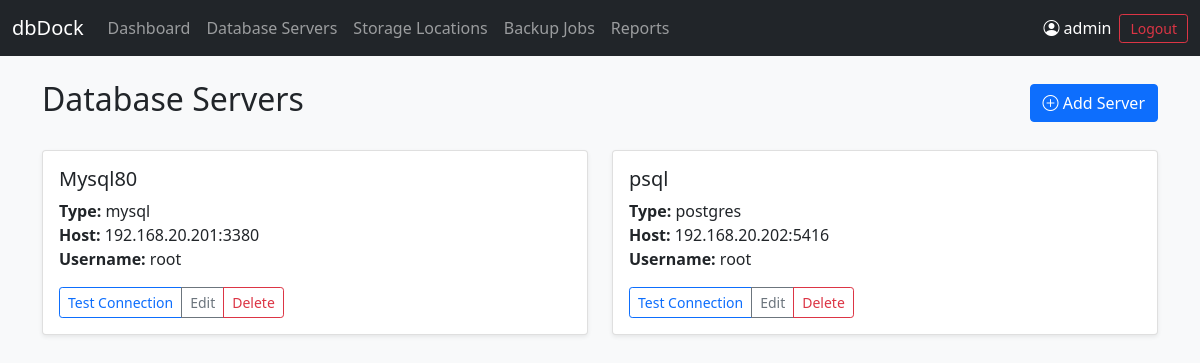
The app's page /database_servers (signed in), older data.
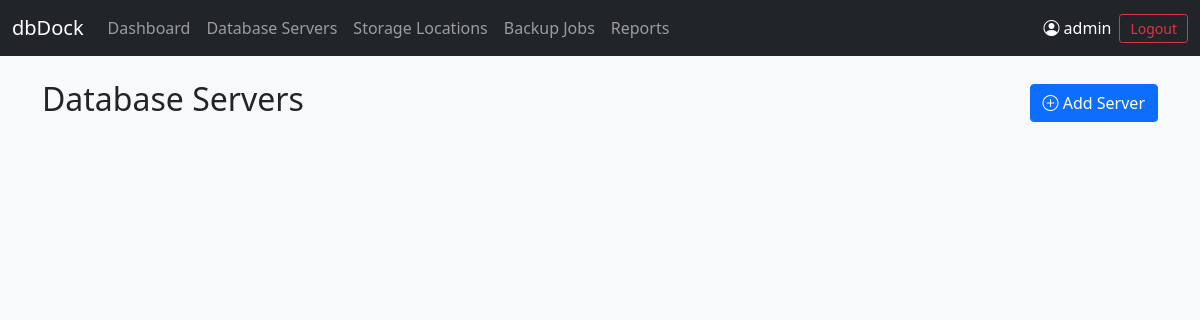
The same page, newer data.
### models.py (models this page shows, shortened)
class DatabaseServer(db.Model):
    id = db.Column(db.Integer, primary_key=True)
    name = db.Column(db.String(100), nullable=False)
    type = db.Column(db.Enum(DatabaseType), nullable=False)
    host = db.Column(db.String(200), nullable=False)
    port = db.Column(db.Integer, nullable=False)
    username = db.Column(db.String(100), nullable=False)
    password = db.Column(db.String(200), nullable=False)
    created_at = db.Column(db.DateTime, default=datetime.utcnow)
    is_active = db.Column(db.Boolean, default=True)

### app.py (the view, shortened to what this page needs)
@app.route('/database_servers', methods=['GET', 'POST'])
def database_servers():
    servers = DatabaseServer.query.all()
    return render_template('database_servers.html', servers=servers)

### app.py (called while the page is built)
@app.before_request
def require_login():
    allowed_routes = ['login', 'static', 'health_check']
    if 'user' not in session and request.endpoint not in allowed_routes:
        return redirect(url_for('login'))

### templates/database_servers.html (shortened to what this page needs)
{% extends "base.html" %}
{% block content %}
<div class="d-flex justify-content-between align-items-center mb-4">
    <h2>Database Servers</h2>
    <button class="btn btn-primary" data-bs-toggle="modal" data-bs-target="#addServerModal">
        <i class="bi bi-plus-circle"></i> Add Server
    </button>
</div>
<div class="row">
    {% for server in servers %}
    <div class="col-md-6 mb-3">
        <div class="card">
            <div class="card-body">
                <h5 class="card-title">{{ server.name }}</h5>
                <p class="card-text">
                    <strong>Type:</strong> {{ server.type.value }}<br>
                    <strong>Host:</strong> {{ server.host }}:{{ server.port }}<br>
                    <strong>Username:</strong> {{ server.username }}
                </p>
                <div class="btn-group" role="group">
                    <button class="btn btn-sm btn-outline-primary test-connection" data-server-id="{{ server.id }}">
                        Test Connection
                    </button>
                        <a href="{{ url_for('edit_server', server_id=server.id) }}" class="btn btn-sm btn-outline-secondary">
                            Edit
                        </a>
                    <button class="btn btn-sm btn-outline-danger delete-server" data-server-id="{{ server.id }}">
                        Delete
                    </button>
                </div>
            </div>
        </div>
    </div>
    {% endfor %}
</div>
{% endblock %}

Row changes from the older to the newer data that the page shows:
removed DatabaseServer: name "Mysql80", type.value "mysql", host "192.168.20.201", port "3380", username "root"
removed DatabaseServer: name "psql", type.value "postgres", host "192.168.20.202", port "5416", username "root"
